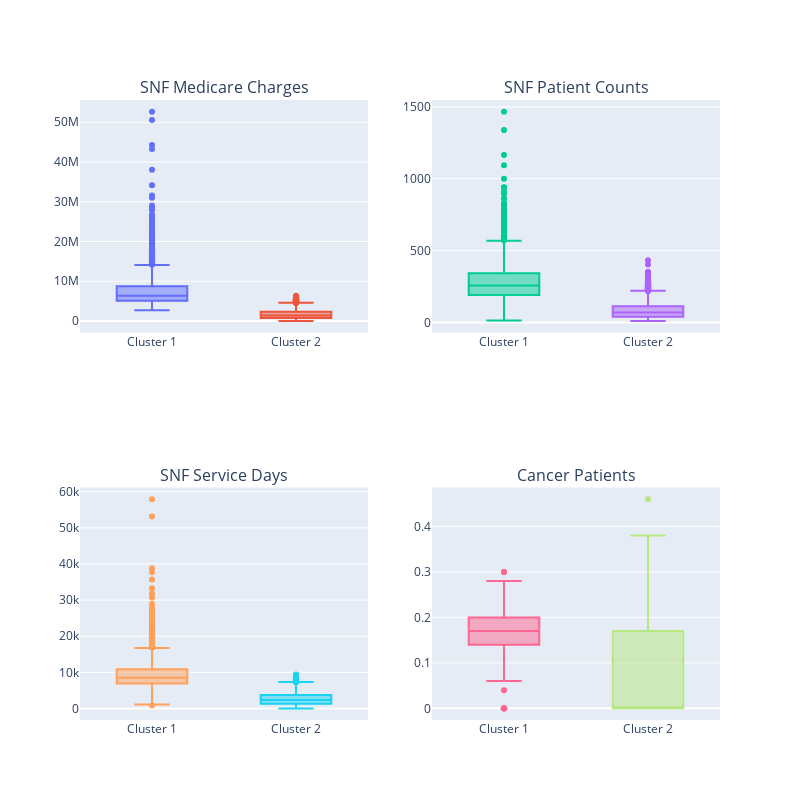

Notebook code for this chart:
### Code cell
# Analyze Distribution of Some Variables for Individual Clusters

import plotly.graph_objects as go

f1 = go.Box(y=snf1['TOT_CHRG_AMT'], name='Cluster 1')
f2 = go.Box(y=snf2['TOT_CHRG_AMT'], name='Cluster 2')
f3 = go.Box(y=snf1['BENE_DSTNCT_CNT'], name='Cluster 1')
f4 = go.Box(y=snf2['BENE_DSTNCT_CNT'], name='Cluster 2')
f5 = go.Box(y=snf1['TOT_SRVC_DAYS'], name='Cluster 1')
f6 = go.Box(y=snf2['TOT_SRVC_DAYS'], name='Cluster 2')
f7 = go.Box(y=snf1['BENE_CC_CNCR_PCT'], name='Cluster 1')
f8 = go.Box(y=snf2['BENE_CC_CNCR_PCT'], name='Cluster 2')


fig = subplots.make_subplots(rows=2, cols=2, print_grid=False, subplot_titles=('SNF Medicare Charges','SNF Patient Counts', 'SNF Service Days','Cancer Patients'))
fig.append_trace(f1, 1, 1);
fig.append_trace(f2, 1, 1);
fig.append_trace(f3, 1, 2);
fig.append_trace(f4, 1, 2);
fig.append_trace(f5, 2, 1);
fig.append_trace(f6, 2, 1);
fig.append_trace(f7, 2, 2);
fig.append_trace(f8, 2, 2);


fig['layout'].update(height=800, width=800, showlegend=False);
iplot(fig, filename='simple-subplot');

### Figure 1 — Plotly figure (JSON) as saved in the notebook; plotly's stock layout.template omitted (floating-point values rounded to 4 significant figures; data arrays with more than 128 entries replaced by an {"elided": "..."} marker saying what was removed)
{"data": [{"name": "Cluster 1", "type": "box", "xaxis": "x", "y": {"elided": "1912 int values"}, "yaxis": "y"}, {"name": "Cluster 2", "type": "box", "xaxis": "x", "y": {"elided": "12527 int values"}, "yaxis": "y"}, {"name": "Cluster 1", "type": "box", "xaxis": "x2", "y": {"elided": "1912 int values"}, "yaxis": "y2"}, {"name": "Cluster 2", "type": "box", "xaxis": "x2", "y": {"elided": "12527 int values"}, "yaxis": "y2"}, {"name": "Cluster 1", "type": "box", "xaxis": "x3", "y": {"elided": "1912 int values"}, "yaxis": "y3"}, {"name": "Cluster 2", "type": "box", "xaxis": "x3", "y": {"elided": "12527 int values"}, "yaxis": "y3"}, {"name": "Cluster 1", "type": "box", "xaxis": "x4", "y": {"elided": "1912 float values"}, "yaxis": "y4"}, {"name": "Cluster 2", "type": "box", "xaxis": "x4", "y": {"elided": "12527 float values"}, "yaxis": "y4"}], "layout": {"annotations": [{"font": {"size": 16}, "showarrow": false, "text": "SNF Medicare Charges", "x": 0.225, "xanchor": "center", "xref": "paper", "y": 1, "yanchor": "bottom", "yref": "paper"}, {"font": {"size": 16}, "showarrow": false, "text": "SNF Patient Counts", "x": 0.775, "xanchor": "center", "xref": "paper", "y": 1, "yanchor": "bottom", "yref": "paper"}, {"font": {"size": 16}, "showarrow": false, "text": "SNF Service Days", "x": 0.225, "xanchor": "center", "xref": "paper", "y": 0.375, "yanchor": "bottom", "yref": "paper"}, {"font": {"size": 16}, "showarrow": false, "text": "Cancer Patients", "x": 0.775, "xanchor": "center", "xref": "paper", "y": 0.375, "yanchor": "bottom", "yref": "paper"}], "height": 800, "showlegend": false, "width": 800, "xaxis": {"anchor": "y", "domain": [0, 0.45]}, "xaxis2": {"anchor": "y2", "domain": [0.55, 1]}, "xaxis3": {"anchor": "y3", "domain": [0, 0.45]}, "xaxis4": {"anchor": "y4", "domain": [0.55, 1]}, "yaxis": {"anchor": "x", "domain": [0.625, 1]}, "yaxis2": {"anchor": "x2", "domain": [0.625, 1]}, "yaxis3": {"anchor": "x3", "domain": [0, 0.375]}, "yaxis4": {"anchor": "x4", "domain": [0, 0.375]}}}
